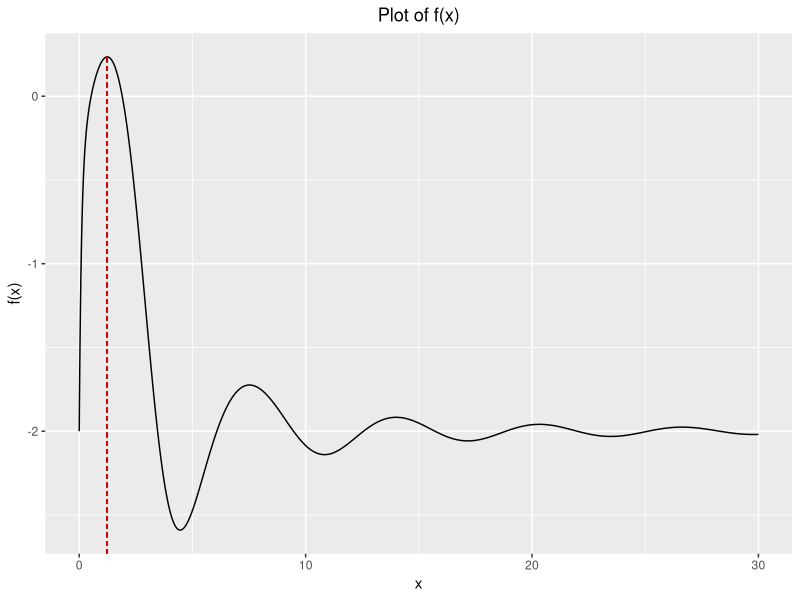
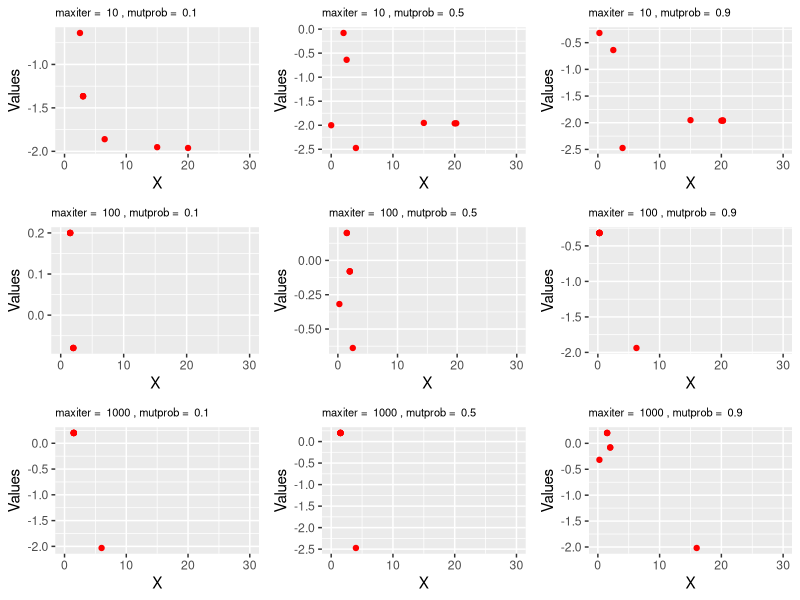
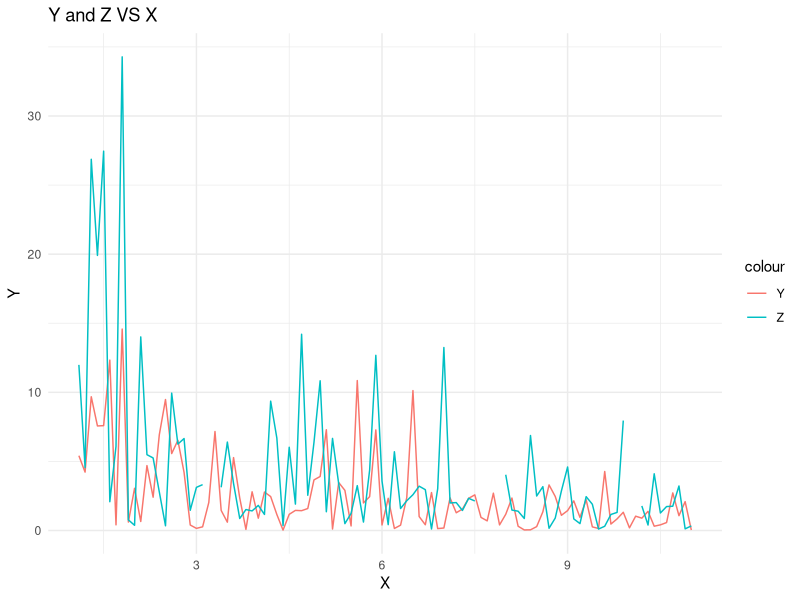

These charts were generated, in order, by the following R code:
## ---- chunk 1
library(formatR)
library(ggplot2)
knitr::opts_chunk$set(echo = TRUE)
knitr::opts_chunk$set(tidy.opts = list(width.cutoff = 80), tidy = TRUE)
## ---- chunk 2
my_f = function(x){
  res = (x^2 / exp(x)) - 2 * exp(-(9*sin(x)) / (x^2+x+1))
  return(res)
}

library(ggplot2)

max <- optim(my_f, par = 0, lower = 0, upper = 30, control=list(fnscale=-1), method = "L-BFGS-B")
max_x <- max$par
max_y <- max$value

x <- seq(0, 30, 0.01)

f_plot <- ggplot(data = data.frame(x = x,
                                   y = my_f(x))) +
  geom_line(aes(x, y)) +
  geom_segment(aes(x = max_x , y = -Inf, xend = max_x, yend = max_y), color = "red3", linetype = "dashed", size = 0.3) +
  ggtitle("Plot of f(x)") +
  ylab("f(x)") +
  theme(plot.title = element_text(hjust = 0.5))

f_plot

## ---- chunk 3
crossover = function(x, y){
  return((x+y)/2)
}
## ---- chunk 4
mutate = function(x){
  return((x^2) %% 30)
}
## ---- chunk 5
my_f4 = function(maxiter, mutprob){
  
  # Part a)
  plot = ggplot()+
          geom_function(fun = "my_f")+
          xlim(0, 30)
  
  # Part b)
  X = seq(0, 30, 5)
  
  # Part c)
  Values = my_f(X)
  
  # Part d)
  max_value = NA
  for(i in 1:maxiter){
    # i)
    parents = sample(1:length(X), 2) 
    
    # ii)
    victim = which.min(Values) 
    
    # iii)
    kid = crossover(parents[1], parents[2]) 
    
    if(mutprob > runif(1,0,1)){
      kid = mutate(kid)
    }
    
    # iv)
    X[victim] = kid
    
    Values = my_f(X)
    
    # v)
    max_value = max(Values)
  }
  
  plot = plot + geom_point(data = data.frame("X" = X, "Values" = Values),
                           aes(X, Values), color = "red")
  
  return(plot)
}

## ---- chunk 6
library(gridExtra)

maxiter_params <- c(10, 100, 1000)
mutprob_params <- c(0.1, 0.5, 0.9)
plot_list = list()
k_plot <- 1
set.seed(12345)
for (i in maxiter_params) {
  for (j in mutprob_params) {
    plot <- my_f4(maxiter = i, mutprob = j) +
      ggtitle(paste("maxiter = ", i, ", mutprob = ", j)) +
      theme(plot.title = element_text(size = 8))
    
    plot_list[[k_plot]] <- plot
    k_plot = k_plot + 1
  }
}

grid.arrange(grobs = plot_list, nrow = 3, ncol = 3)
## ---- chunk 7
physical = read.csv("physical1.csv")

ggplot(data = physical)+
  geom_line(aes(x = X, y = Y, color = "Y"))+
  geom_line(aes(x = X, y = Z, color = "Z"))+
  ggtitle("Y and Z VS X")+
  theme_minimal()
## ---- chunk 8
my_lambda_est = function(data, l_0, conv){
  l_prev = l_0
  n = nrow(data)
  u = which(is.na(data$Z))
  l_cur =  (sum(data$X * data$Y) + (0.5 * sum(data$X[-u] * data$Z[-u])) + (length(u) * l_prev)) / (2*n)
  counter = 1
  
  while(abs(l_prev - l_cur) >= conv){
    l_prev = l_cur
    l_cur = (sum(data$X * data$Y) + (0.5 * sum(data$X[-u] * data$Z[-u])) + (length(u) * l_prev)) / (2*n)
    counter = counter + 1
  }
  
  res = list("opt_l" = l_cur, "itterations" = counter)
  return(res)
}
## ---- chunk 9
my_lambda_est(physical, 100, 0.001)
